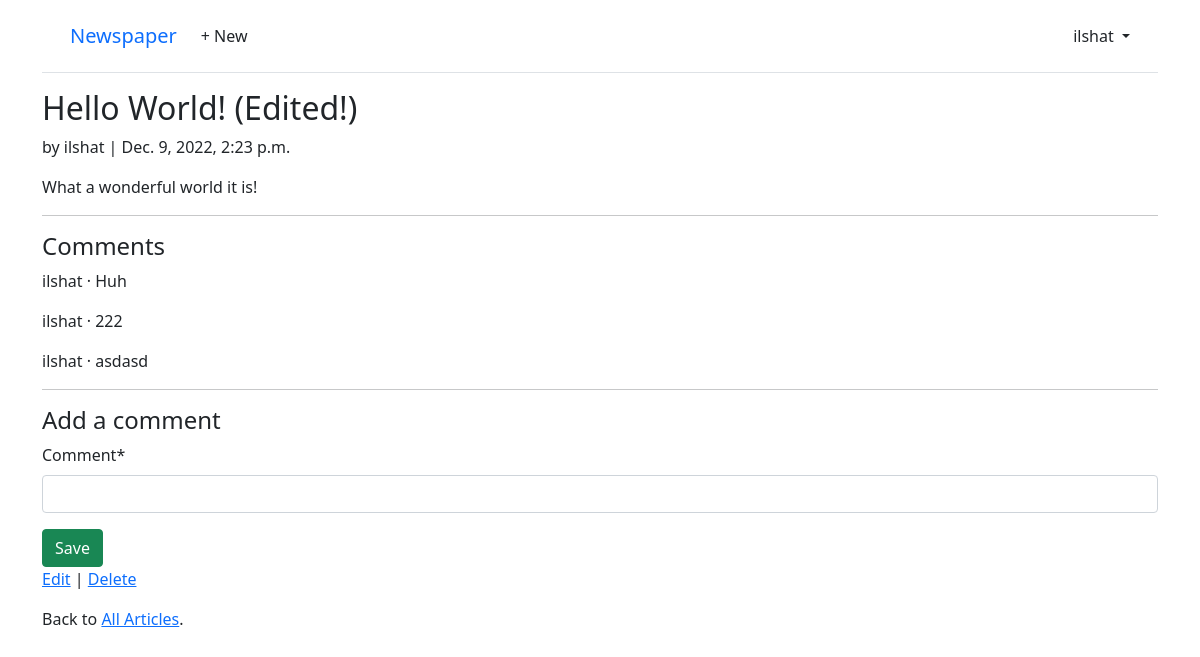
/1/ (signed in), run on an earlier commit of the app's database.
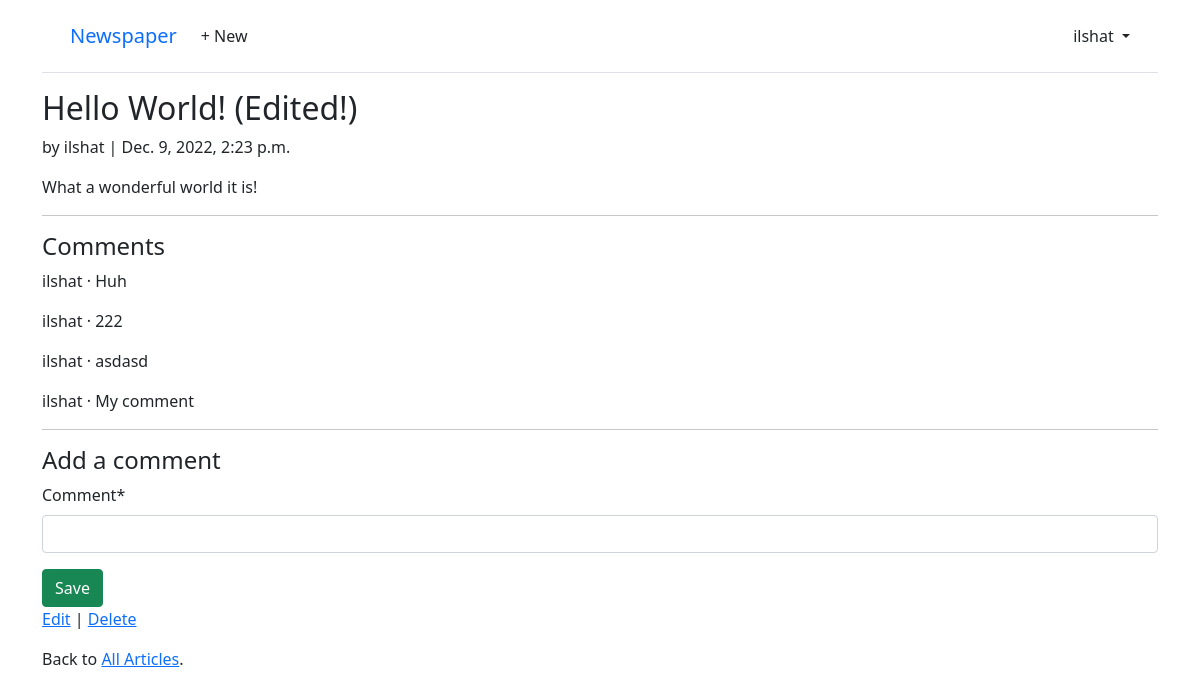
And on a later commit of the database.
### articles/models.py (models this page shows, shortened)
class Comment(models.Model):
    article = models.ForeignKey(Article, on_delete=models.CASCADE)
    comment = models.CharField(max_length=140)
    author = models.ForeignKey(settings.AUTH_USER_MODEL, on_delete=models.CASCADE)
    def __str__(self):
        return self.comment

### accounts/models.py (models this page shows)
class CustomUser(AbstractUser):
    age = models.PositiveIntegerField(null=True, blank=True)

### articles/views.py (the view, shortened to what this page needs)
# urls.py: path("<int:pk>/", ArticleDetailView.as_view(), name="article_detail"),
class ArticleDetailView(LoginRequiredMixin, View):
    def get(self, request, *args, **kwargs):
        view = CommentGet.as_view()
        return view(request, *args, **kwargs)

### articles/forms.py
class CommentForm(forms.ModelForm):
    class Meta:
        model = Comment
        fields = ("comment",)

### articles/views.py (called while the page is built)
    def get_context_data(self, **kwargs):
        context = super().get_context_data(**kwargs)
        context['form'] = CommentForm()
        return context

### templates/article_detail.html
{% extends "base.html" %}
{% load crispy_forms_tags %}
{% block content %}
<div class="article-entry">
  <h2>{{ object.title }}</h2>
  <p>by {{ object.author }} | {{ object.date }}</p>
  <p>{{ object.body }}</p>
</div>
<hr>
<h4>Comments</h4>
{% for comment in article.comment_set.all %}
<p>{{ comment.author }} &middot; {{ comment }}</p>
{% endfor %}
<hr>
<h4>Add a comment</h4>
<form action="" method="post">{% csrf_token %}
  {{ form|crispy }}
  <button class="btn btn-success ml-2" type="submit">Save</button>
</form>
<p><a href="{% url 'article_edit' article.pk %}">Edit</a> |
  <a href="{% url 'article_delete' article.pk %}">Delete</a></p>
<p>Back to <a href="{% url 'home' %}">All Articles</a>.</p>
{% endblock content %}

What changed in the data, as far as the page shows it:
added Comment: author "ilshat", comment "My comment"
